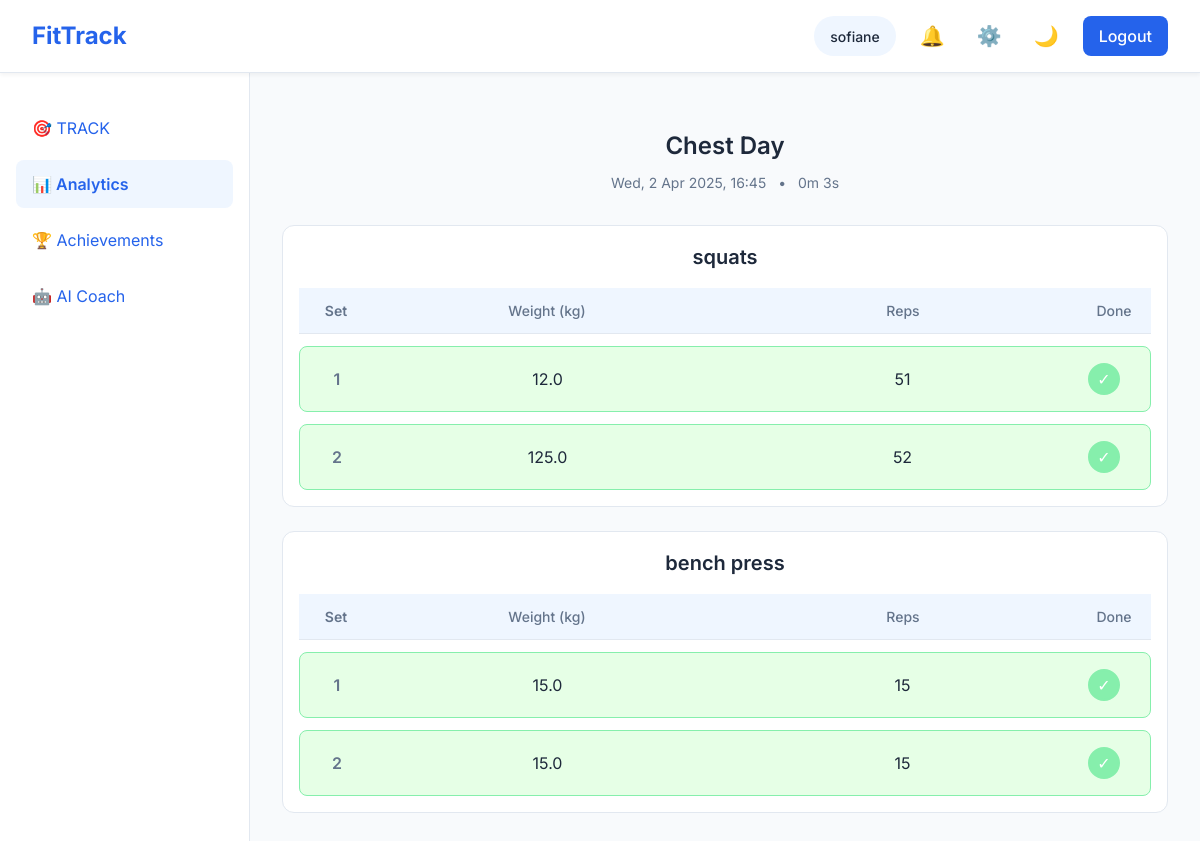
The page /home/session/135/ (signed in) on the database its author committed.
### home/models.py (models this page shows, shortened)
class CustomUser(AbstractUser):
    birth_date = models.DateField(null=True, blank=True)
    GENDER_CHOICES = (
        ('M', 'Male'),
        ('F', 'Female'),
        ('O', 'Other'),
    )
    gender = models.CharField(max_length=1, choices=GENDER_CHOICES, blank=True)
    weight = models.FloatField(null=True, blank=True, help_text="Weight in kilograms")
    height = models.FloatField(null=True, blank=True, help_text="Height in centimeters")
    xp = models.IntegerField(default=0)  # Total XP earned
    level = models.IntegerField(default=1)  # Current level
    FITNESS_LEVEL_CHOICES = (
        ('B', 'Beginner'),
        ('I', 'Intermediate'),
        ('A', 'Advanced'),
    )
    fitness_level = models.CharField(
        max_length=1,
        choices=FITNESS_LEVEL_CHOICES,
        default='B',
        blank=True,
    )

class WorkoutSession(models.Model):
    user = models.ForeignKey(CustomUser, on_delete=models.CASCADE, related_name='sessions')
    template = models.ForeignKey(WorkoutTemplate, on_delete=models.CASCADE, related_name='sessions')
    activity_type = models.CharField(max_length=1, choices=WorkoutTemplate.ACTIVITY_TYPES)
    distance = models.FloatField(null=True, blank=True, help_text="Distance in kilometers")  # For running
    duration_seconds = models.IntegerField(null=True, blank=True, help_text="Duration in seconds")  # For both running and gym
    completed_at = models.DateTimeField(default=timezone.now)
    def get_duration_display(self):
        if self.duration_seconds is None:
            return "N/A"
        minutes = self.duration_seconds // 60
        seconds = self.duration_seconds % 60
        hours = int(minutes // 60)
        remaining_minutes = int(minutes % 60)
        if hours > 0:
            return f"{hours}h {remaining_minutes}m {seconds}s"
        return f"{remaining_minutes}m {seconds}s"

class WorkoutTemplate(models.Model):
    user = models.ForeignKey(CustomUser, on_delete=models.CASCADE, related_name='templates')
    name = models.CharField(max_length=100)  # e.g., "Morning run"
    ACTIVITY_TYPES = (
        ('R', 'Running'),
        ('G', 'Gym Session'),
    )
    activity_type = models.CharField(max_length=1, choices=ACTIVITY_TYPES)
    created_at = models.DateTimeField(auto_now_add=True)
    distance = models.FloatField(null=True, blank=True, help_text="Distance in kilometers")
    pace = models.CharField(max_length=5, null=True, blank=True, help_text="Pace in min/km, e.g., 5:30")

class SessionExercise(models.Model):
    session = models.ForeignKey(WorkoutSession, on_delete=models.CASCADE, related_name='exercises')
    exercise_name = models.CharField(max_length=100)
    order = models.PositiveIntegerField()

class SessionSet(models.Model):
    exercise = models.ForeignKey(SessionExercise, on_delete=models.CASCADE, related_name='sets')
    set_number = models.PositiveIntegerField()
    reps = models.PositiveIntegerField(null=True, blank=True)
    weight = models.FloatField(null=True, blank=True, help_text="Weight in kilograms")
    completed = models.BooleanField(default=False)  # New field

### home/views.py (the view)
# urls.py: path('session/<int:session_id>/', views.session_detail, name='session_detail'),
@login_required
def session_detail(request, session_id):
    session = get_object_or_404(WorkoutSession, id=session_id, user=request.user)
    context = {
        'session': session,
        'active_page': 'analytics',  # sidebar highlighting
    }
    return render(request, 'home/session_detail.html', context)

### home/templates/home/session_detail.html (shortened to what this page needs)
{% extends "home/layout.html" %}
{% load static %}
{% block content %}
<main class="main-content workout-session">
  <div class="workout-session-header">
    <h1>{{ session.template.name }}</h1>
    <div class="workout-meta">
      <span>{{ session.completed_at|date:"D, j M Y, H:i" }}</span>
      <span class="separator">•</span>
      <span>{{ session.get_duration_display }}</span>
    </div>
  </div>
  <div class="exercise-list" id="sessionExercises">
    {% if session.activity_type == 'R' %}
    <div class="exercise-card">
      <h2>Distance Tracking</h2>
      <div class="run-tracking">
        <div class="distance-display">{{ session.distance|default:"0" }} km</div>
      </div>
    </div>
    {% else %}
    {% for exercise in session.exercises.all %}
    <div class="exercise-card">
      <h2>{{ exercise.exercise_name }}</h2>
      <div class="exercise-sets">
        <div class="column-headers">
          <div class="set-number">Set</div>
          <div class="input-header">Weight (kg)</div>
          <div class="input-header">Reps</div>
          <div class="complete-header">Done</div>
        </div>
        {% for set in exercise.sets.all %}
        <div class="exercise-set completed">
          <div class="set-number">{{ set.set_number }}</div>
          <div class="weight-display">{{ set.weight|default:"-" }}</div>
          <div class="reps-display">{{ set.reps|default:"-" }}</div>
          <div class="complete-set completed">✓</div>
        </div>
        {% empty %}
        <p>No completed sets recorded.</p>
        {% endfor %}
      </div>
    </div>
    {% empty %}
    <p>No exercises recorded for this session.</p>
    {% endfor %}
    {% endif %}
  </div>
</main>
{% endblock %}

### home/templates/home/layout.html (shortened to what this page needs)
{% load static %}
<!DOCTYPE html>
<html lang="en">
<head>
  <link rel="stylesheet" href="{% static 'home/style.css' %}">
</head>
<body>
<div class="app-container">
  <header>
    <div class="logo">FitTrack</div>
    <div class="header-actions">
      <div class="user-profile">
        <span class="user-greeting">{{ request.user.username }}</span>
      </div>
      <button class="icon-button">🔔</button>
      <button class="icon-button">⚙️</button>
      <button class="theme-toggle-btn" aria-label="Toggle dark mode">🌙</button>
      <a href="{% url 'logout' %}" class="login-button-header">Logout</a>
    </div>
  </header>
  <div class="content">
    <nav class="sidebar">
      <ul>
        <a href="{% url 'track' %}"><li {% if active_page == 'track' %}class="active"{% endif %}><span>🎯 TRACK</span></li></a>
        <a href="{% url 'analytics' %}"><li {% if active_page == 'analytics' %}class="active"{% endif %}><span>📊 Analytics</span></li></a>
        <a href="{% url 'achievements' %}"><li {% if active_page == 'achievements' %}class="active"{% endif %}><span>🏆 Achievements</span></li></a>
        <a href="{%url 'aicoach' %}"><li {% if active_page == 'aicoach' %}class="active"{% endif %}><span>🤖 AI Coach</span></li></a>
      </ul>
    </nav>
    {% block content %}
    {% endblock %}
  </div>
</div>
</body>
</html>

### home/static/home/style.css (style rules this page uses)
:root { --primary-color: #2563eb; --background-color: #f8fafc; --sidebar-color: #ffffff; --text-primary: #1e293b; --text-secondary: #64748b; --border-color: #e2e8f0; --hover-color: #eff6ff; }
a { color: var(--primary-color); text-decoration: none; }
* { margin: 0; padding: 0; box-sizing: border-box; }
body { font-family: 'Inter', sans-serif; background-color: var(--background-color); color: var(--text-primary); line-height: 1.5; }
.app-container { min-height: 100vh; display: flex; flex-direction: column; }
header { background-color: var(--sidebar-color); padding: 1rem 2rem; display: flex; justify-content: space-between; align-items: center; border-bottom: 1px solid var(--border-color); position: fixed; top: 0; left: 0; right: 0; z-index: 100; box-shadow: 0 2px 4px rgba(0, 0, 0, 0.05); }
.logo { font-size: 1.5rem; font-weight: 700; color: var(--primary-color); }
.header-actions { display: flex; gap: 1rem; }
.user-profile { display: flex; align-items: center; padding: 0.25rem; padding-left: 1rem; border-radius: 2rem; background-color: var(--hover-color); }
.user-greeting { color: var(--text-primary); font-weight: 500; padding-right: 0.75rem; font-size: 0.875rem; }
.icon-button { background: none; border: none; font-size: 1.25rem; cursor: pointer; padding: 0.5rem; border-radius: 50%; transition: background-color 0.2s; }
.login-button-header { background-color: var(--primary-color); color: white; padding: 0.5rem 1rem; border-radius: 0.5rem; font-weight: 500; text-decoration: none; transition: transform 0.2s; }
.content { display: flex; margin-top: 72px; flex: 1; }
.sidebar { width: 250px; position: fixed; top: 72px; bottom: 0; background-color: var(--sidebar-color); padding: 2rem 1rem; border-right: 1px solid var(--border-color); overflow-y: auto; }
.sidebar ul { list-style: none; }
.sidebar li { padding: 0.75rem 1rem; margin-bottom: 0.5rem; border-radius: 0.5rem; cursor: pointer; transition: background-color 0.2s; }
.sidebar li.active { background-color: var(--hover-color); color: var(--primary-color); font-weight: 600; }
.main-content { margin-left: 250px; flex: 1; padding: 2rem; }
.exercise-sets { display: flex; flex-direction: column; gap: 0.75rem; }
.exercise-set { display: grid; grid-template-columns: 1fr 1fr auto; gap: 1rem; align-items: center; padding: 1rem; background: white; border-radius: 0.5rem; border: 1px solid var(--border-color); transition: all 0.2s; }
.workout-session-header { text-align: center; margin-bottom: 2rem; }
.workout-session-header h1 { font-size: 1.5rem; font-weight: 600; color: var(--text-primary); margin-bottom: 0.5rem; }
.workout-meta { color: var(--text-secondary); font-size: 0.875rem; }
.workout-meta .separator { margin: 0 0.5rem; }
.exercise-card { background: var(--sidebar-color); border-radius: 0.75rem; border: 1px solid var(--border-color); margin-bottom: 1.5rem; padding: 1rem; }
.exercise-card h2 { font-size: 1.25rem; font-weight: 600; color: var(--text-primary); margin-bottom: 1rem; text-align: center; }
.column-headers { display: grid; grid-template-columns: 50px 1fr 1fr 50px; gap: 1rem; padding: 0.75rem; background: var(--hover-color); border-bottom: 1px solid var(--border-color); font-weight: 500; color: var(--text-secondary); font-size: 0.875rem; text-align: center; }
.input-header { text-align: center; }
.complete-header { text-align: center; }
.exercise-set { display: grid; grid-template-columns: 50px 1fr 1fr 50px; gap: 1rem; padding: 0.75rem; background: var(--background-color); border-radius: 0.5rem; border: 1px solid var(--border-color); align-items: center; }
.exercise-set.completed { background: #e6ffe6; border-color: #86efac; }
.set-number { font-weight: 600; color: var(--text-secondary); text-align: center; }
.weight-display, .reps-display { padding: 0.5rem; text-align: center; color: var(--text-primary); }
.complete-set { width: 2rem; height: 2rem; border-radius: 50%; display: flex; align-items: center; justify-content: center; font-size: 1rem; background: none; color: #86efac; border: 2px solid #86efac; }
.complete-set.completed { background: #86efac; color: white; }
* { transition: background-color 0.3s ease, color 0.3s ease, border-color 0.3s ease; }
.theme-toggle-btn { background: none; border: none; font-size: 1.25rem; cursor: pointer; padding: 0.5rem; border-radius: 50%; color: var(--text-primary); transition: background-color 0.2s, transform 0.2s; }

### rows shown on the page
CustomUser: user.username "sofiane"
WorkoutSession: template.name "Chest Day", completed_at "Wed, 2 Apr 2025, 16:45", duration "0m 3s"
SessionExercise: exercise_name "squats"
SessionSet: set_number "1", weight "12.0", reps "51"
SessionSet: set_number "2", weight "125.0", reps "52"
SessionExercise: exercise_name "bench press"
SessionSet: set_number "1", weight "15.0", reps "15"
SessionSet: set_number "2", weight "15.0", reps "15"
